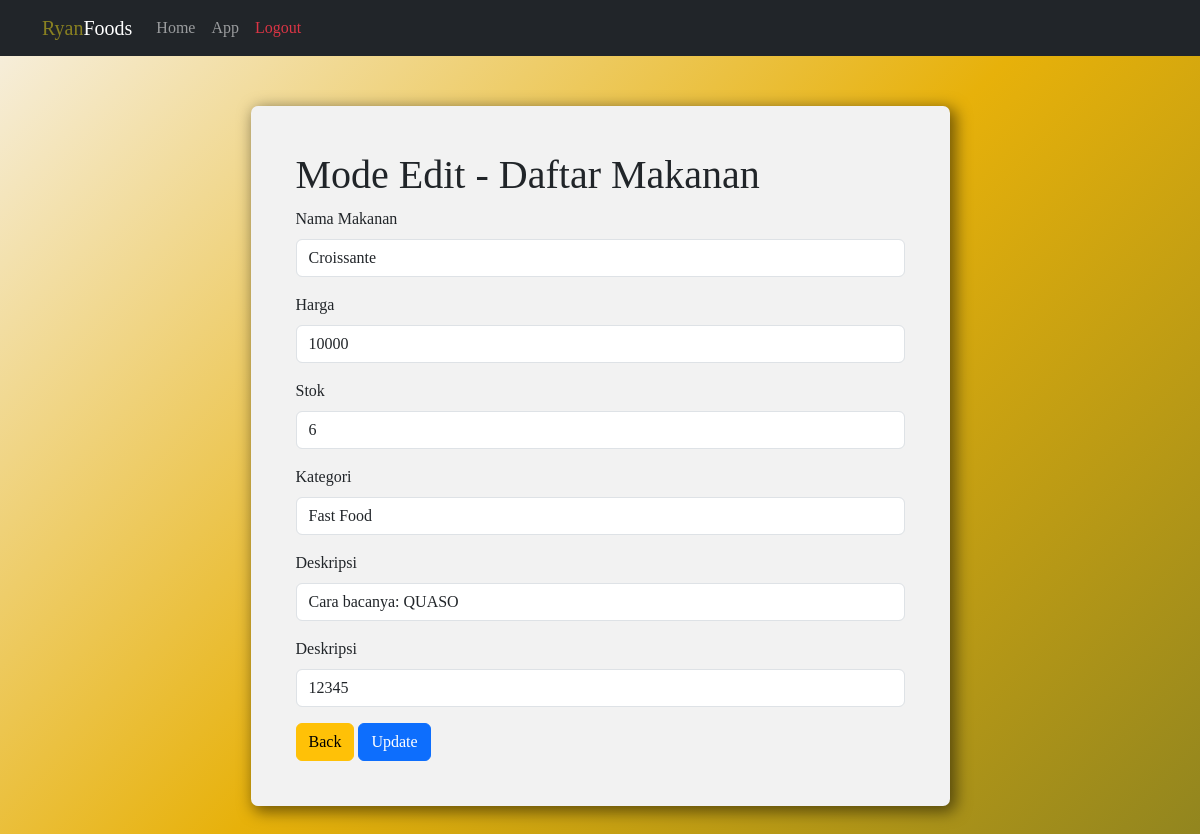
The page /update.php?id=1 on the database as committed earlier.
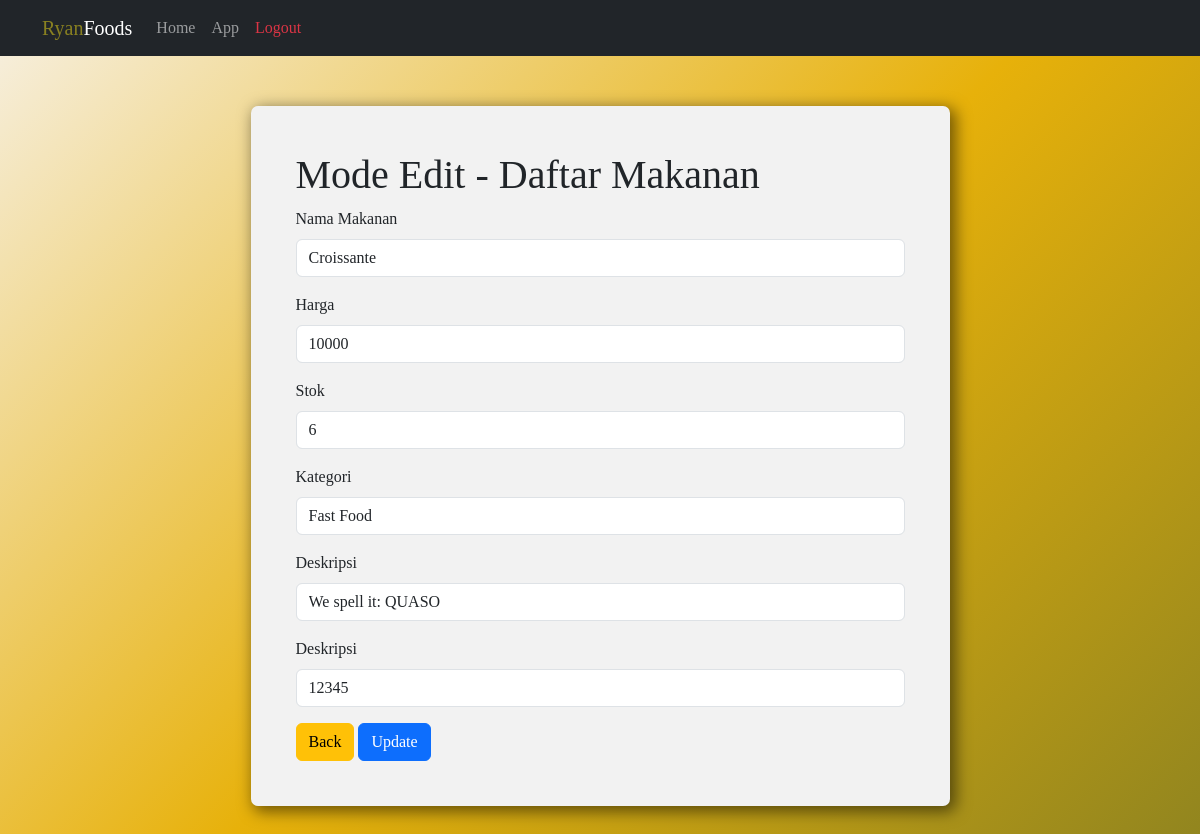
The same page on the database as committed later.
### tables this page shows
CREATE TABLE `ukk_makanan` (
  `id` int(11) NOT NULL,
  `nama_makanan` varchar(50) NOT NULL,
  `harga` int(7) NOT NULL,
  `stok` int(3) NOT NULL,
  `kategori` varchar(255) NOT NULL,
  `deskripsi` varchar(255) NOT NULL,
  `kode_makanan` varchar(13) NOT NULL
);

### update.php (the view, shortened to what this page needs)
<?php
include 'config.php';
if (isset($_GET['id'])) {
    $cid = $_GET['id'];
    $sql = "SELECT * FROM ukk_makanan WHERE id='$cid'";
    $result = $conn->query($sql);
    if ($result) {
        $rows = $result->fetch_all(MYSQLI_ASSOC);
    }
} else {
    header("Location: app.php");
    die("<script>alert('ID not specified')</script>");
}
?>
<!DOCTYPE html>
<html lang="en">
<head>
    <link href="https://cdn.jsdelivr.net/npm/bootstrap@5.3.0/dist/css/bootstrap.min.css" rel="stylesheet"
>
    <link rel="stylesheet" href="style.css">
</head>
<body>
    <?php include 'partials/nav.php' ?>
    <div class="custContainer">
        <div class="edit container">
            <h1>Mode Edit - Daftar Makanan</h1>
            <form action="" method="POST">
                <?php foreach ($rows as $row) { ?>
                    <div class="mb-3">
                        <label for="inputNamaMakanan" class="form-label">Nama Makanan</label>
                        <input type="text" class="form-control" id="inputNamaMakanan" name="nama_makanan"
                            value="<?= $row['nama_makanan'] ?>">
                    </div>
                    <div class="mb-3">
                        <label for="inputHarga" class="form-label">Harga</label>
                        <input type="text" class="form-control" id="inputHarga" name="harga" value="<?= $row['harga'] ?>">
                    </div>
                    <div class="mb-3">
                        <label for="inputStok" class="form-label">Stok</label>
                        <input type="text" class="form-control" id="inputStok" name="stok" value="<?= $row['stok'] ?>">
                    </div>
                    <div class="mb-3">
                        <label for="inputKategori" class="form-label">Kategori</label>
                        <input type="text" class="form-control" id="inputKategori" name="kategori"
                            value="<?= $row['kategori'] ?>">
                    </div>
                    <div class="mb-3">
                        <label for="inputDeskripsi" class="form-label">Deskripsi</label>
                        <input type="text" class="form-control" id="inputDeskripsi" name="deskripsi"
                            value="<?= $row['deskripsi'] ?>">
                    </div>
                    <div class="mb-3">
                        <label for="inputKodeMakanan" class="form-label">Deskripsi</label>
                        <input type="text" class="form-control" id="inputKodeMakanan" name="kode_makanan"
                            value="<?= $row['kode_makanan'] ?>">
                    </div>
                <?php } ?>
                <a href="app.php" class="btn btn-warning">Back</a>
                <input type="submit" class="btn btn-primary" value="Update">
            </form>
        </div>
    </div>
</body>
</html>

Rows that differ between the two databases and show on the page:
changed ukk_makanan "Croissante": deskripsi "Cara bacanya: QUASO" → "We spell it: QUASO"
